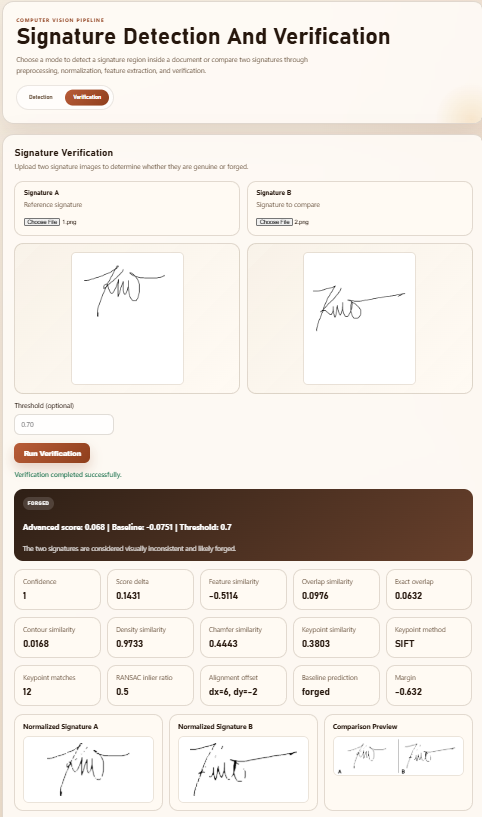
#> input picture Thumb.png, 482 x 817 px
$ python -i features.py   (imports and definitions only)   (older library calls are emulated)
#> lines starting #> are read from the running program, lines starting #| are printed output that depends on the picture; after the words box and inside, x2 and y2 are one past the last pixel; in counts of white or black regions, pixels touching at a corner belong together
from __future__ import annotations

from dataclasses import dataclass

import cv2
import numpy as np


@dataclass
class SignatureFeatures:
    vector: np.ndarray
    classic_vector: np.ndarray
    ink_ratio: float
    aspect_ratio: float
    centroid_x: float
    centroid_y: float
    hu_moments: list[float]
    skeleton_density: float
    stroke_endpoints: int
    stroke_branchpoints: int


def _largest_contour(mask: np.ndarray):
    contours, _ = cv2.findContours(mask, cv2.RETR_EXTERNAL, cv2.CHAIN_APPROX_SIMPLE)
    if not contours:
        raise ValueError("Could not find a valid contour in the normalized signature.")
    return max(contours, key=cv2.contourArea)


def _resample_profile(profile: np.ndarray, output_length: int) -> np.ndarray:
    values = profile.astype(np.float32).reshape(1, -1)
    resized = cv2.resize(values, (output_length, 1), interpolation=cv2.INTER_AREA)
    return resized.flatten()


def _signed_log_hu(hu_moments: np.ndarray) -> list[float]:
    stabilized = []
    for value in hu_moments:
        signed = np.sign(value) * np.log10(abs(value) + 1e-12)
        stabilized.append(float(signed))
    return stabilized


def skeletonize_mask(mask: np.ndarray) -> np.ndarray:
    binary = np.where(mask > 0, 255, 0).astype(np.uint8)
    skeleton = np.zeros_like(binary)
    element = cv2.getStructuringElement(cv2.MORPH_CROSS, (3, 3))

    # The mask is already normalized, so a bounded morphology loop is fast and deterministic.
    max_iterations = max(binary.shape[:2]) * 2
    for _ in range(max_iterations):
        if cv2.countNonZero(binary) == 0:
            break

        eroded = cv2.erode(binary, element)
        opened = cv2.dilate(eroded, element)
        residue = cv2.subtract(binary, opened)
        skeleton = cv2.bitwise_or(skeleton, residue)
        binary = eroded

    return skeleton


def _count_skeleton_nodes(skeleton: np.ndarray) -> tuple[int, int]:
    binary = (skeleton > 0).astype(np.uint8)
    if cv2.countNonZero(binary) == 0:
        return (0, 0)

    padded = np.pad(binary, 1, mode="constant")
    y_values, x_values = np.where(binary > 0)
    endpoints = 0
    branchpoints = 0

    for y, x in zip(y_values, x_values):
        neighbors = int(padded[y : y + 3, x : x + 3].sum()) - 1
        if neighbors == 1:
            endpoints += 1
        elif neighbors >= 3:
            branchpoints += 1

    return (endpoints, branchpoints)


def _extract_hog_descriptor(mask: np.ndarray, cell_size: int = 16, bins: int = 9) -> np.ndarray:
    normalized_mask = mask.astype(np.float32) / 255.0
    gradient_x = cv2.Sobel(normalized_mask, cv2.CV_32F, 1, 0, ksize=3)
    gradient_y = cv2.Sobel(normalized_mask, cv2.CV_32F, 0, 1, ksize=3)
    magnitude, angle = cv2.cartToPolar(gradient_x, gradient_y, angleInDegrees=True)
    angle = np.mod(angle, 180.0)

    image_height, image_width = mask.shape[:2]
    cell_rows = image_height // cell_size
    cell_cols = image_width // cell_size
    descriptor = np.zeros((cell_rows, cell_cols, bins), dtype=np.float32)
    bin_width = 180.0 / bins

    for row in range(cell_rows):
        for col in range(cell_cols):
            y1 = row * cell_size
            x1 = col * cell_size
            cell_magnitude = magnitude[y1 : y1 + cell_size, x1 : x1 + cell_size]
            cell_angle = angle[y1 : y1 + cell_size, x1 : x1 + cell_size]
            bin_indices = np.floor(cell_angle / bin_width).astype(np.int32)
            bin_indices = np.clip(bin_indices, 0, bins - 1)
            np.add.at(descriptor[row, col], bin_indices.ravel(), cell_magnitude.ravel())

    descriptor = descriptor.flatten()
    return descriptor / (np.linalg.norm(descriptor) + 1e-8)


def extract_signature_features(normalized_image: np.ndarray, ink_mask: np.ndarray | None = None) -> SignatureFeatures:
    if ink_mask is None:
        ink_mask = 255 - normalized_image
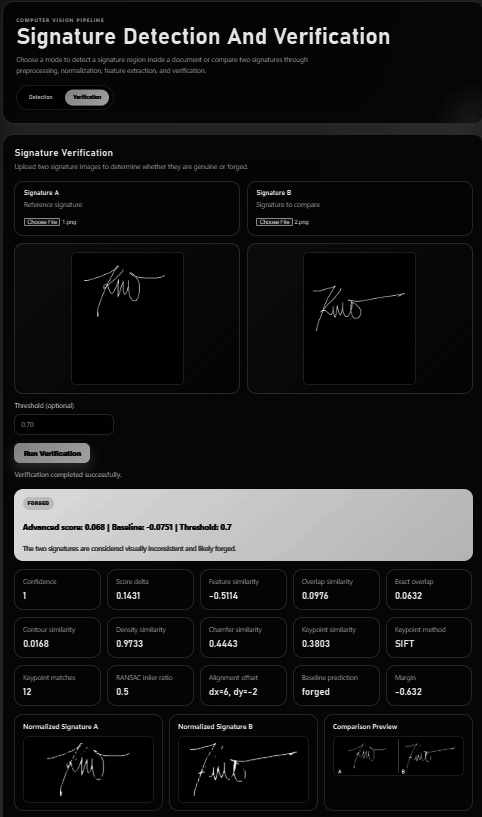
#> ink_mask: shape (817, 482); min 0, max 252, mean 26.6

    ink_pixels = cv2.countNonZero(ink_mask)
#> ink_pixels = 346580
    if ink_pixels < 25:
        raise ValueError("Not enough signature pixels to extract features.")

    image_height, image_width = ink_mask.shape[:2]
#> image_height = 817; image_width = 482
    contour = _largest_contour(ink_mask)
#> in _largest_contour, `contours, _ = cv2.findContours(mask, cv2.RETR_EXTERNAL, cv2.CHAIN_APPR..`: contours = [[[0, 0], [0, 816], [481, 816], [481, 0]]]
#> contour = [[0, 0], [0, 816], [481, 816], [481, 0]]
    moments = cv2.moments(ink_mask)
#> moments = moments, m00 10456068, centre m10/m00, m01/m00 = (227.6, 454.4)
    hu_moments = _signed_log_hu(cv2.HuMoments(moments).flatten())
#> the loop in _signed_log_hu, `for value in hu_moments:` made 7 passes
#> (value, signed) on passes 1 to 7: (0.005, -2.3), (2.36e-06, -5.63), (4.37e-08, -7.36), (4.18e-08, -7.38), (1.77e-15, -12), (6.29e-11, -10.19), (-2.33e-16, 12)
#> after the loop in _signed_log_hu, `for value in hu_moments:`: stabilized = [-2.3, -5.63, -7.36, -7.38, -12, -10.19, 12]
#> hu_moments = [-2.3, -5.63, -7.36, -7.38, -12, -10.19, 12]

    x, y, w, h = cv2.boundingRect(contour)
#> x = 0; y = 0; w = 482; h = 817
    centroid_x = (moments["m10"] / moments["m00"] / image_width) if moments["m00"] else 0.5
#> centroid_x = 0.472
    centroid_y = (moments["m01"] / moments["m00"] / image_height) if moments["m00"] else 0.5
#> centroid_y = 0.556
    ink_ratio = ink_pixels / float(image_width * image_height)
#> ink_ratio = 0.88
    aspect_ratio = w / max(h, 1)
#> aspect_ratio = 0.59
    bbox_ratio = (w * h) / float(image_width * image_height)
#> bbox_ratio = 1

    horizontal_profile = _resample_profile(
        ink_mask.sum(axis=1) / (255.0 * image_width),
        24,
    )
#> horizontal_profile = 24 values, max 0.71 at index 15, min 0.017 at index 10, mean 0.104
    vertical_profile = _resample_profile(
        ink_mask.sum(axis=0) / (255.0 * image_height),
        48,
    )
#> vertical_profile = 48 values, max 0.139 at index 2, min 0.0372 at index 47, mean 0.104
    low_resolution_shape = cv2.resize(ink_mask, (64, 32), interpolation=cv2.INTER_AREA).astype(np.float32)
    low_resolution_shape = low_resolution_shape.flatten() / 255.0
#> low_resolution_shape = 2048 values, max 0.847 at index 1282, min 0 at index 650, mean 0.104
    skeleton_mask = skeletonize_mask(ink_mask)
#> in skeletonize_mask, `binary = np.where(mask > 0, 255, 0).astype(np.uint8)`:
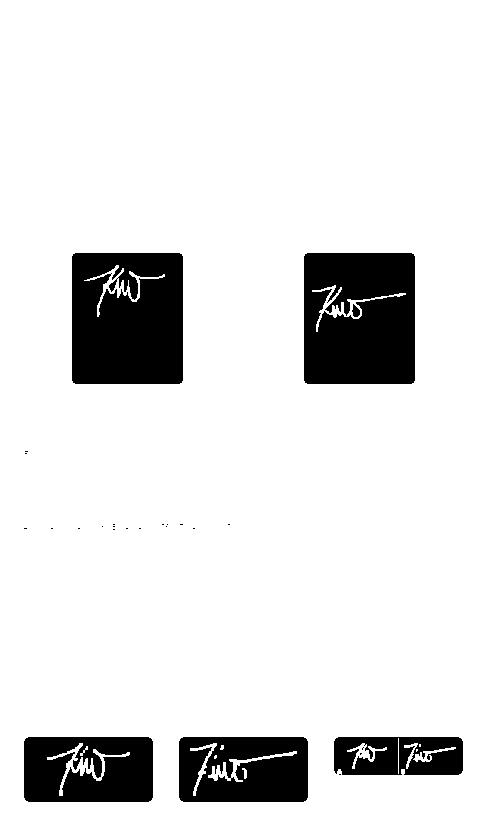
#> binary: shape (817, 482); 88% white; 26 black regions (20 under 20 px), largest, box (x1, y1, x2, y2) and area: (72, 253, 183, 384) 13912, (304, 253, 415, 384) 13829, (24, 737, 153, 802) 7617, (179, 737, 308, 802) 7543, (334, 737, 463, 775) 4203, (352, 304, 360, 317) 68
#> after the loop in skeletonize_mask, `for _ in range(max_iterations):`: binary: shape (817, 482); every value is 0
#> after the loop in skeletonize_mask, `for _ in range(max_iterations):`:
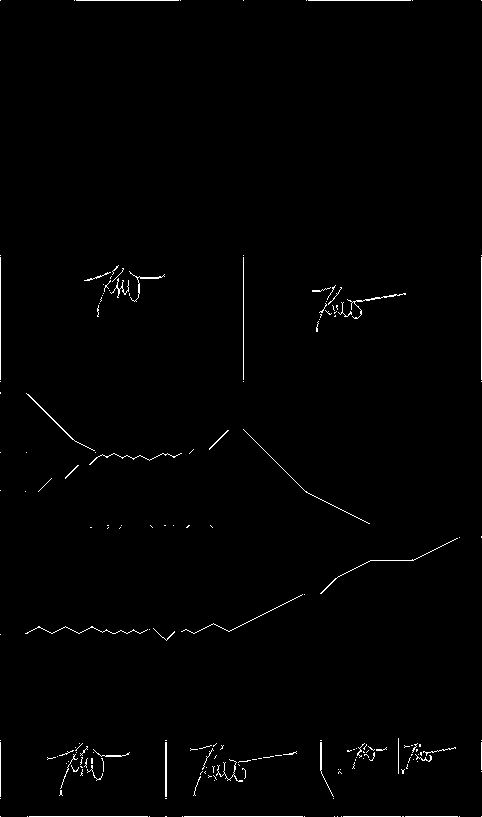
#> skeleton: shape (817, 482); 0.92% white in thin lines or dots
    skeleton_pixels = cv2.countNonZero(skeleton_mask)
#> skeleton_pixels = 3611
    skeleton_density = skeleton_pixels / float(image_width * image_height)
#> skeleton_density = 0.00917
    stroke_endpoints, stroke_branchpoints = _count_skeleton_nodes(skeleton_mask)
#> in _count_skeleton_nodes, `binary = (skeleton > 0).astype(np.uint8)`: binary: shape (817, 482); values 0 (black) and 1 (white), 0.92% white in thin lines or dots
#> in _count_skeleton_nodes, `padded = np.pad(binary, 1, mode="constant")`:
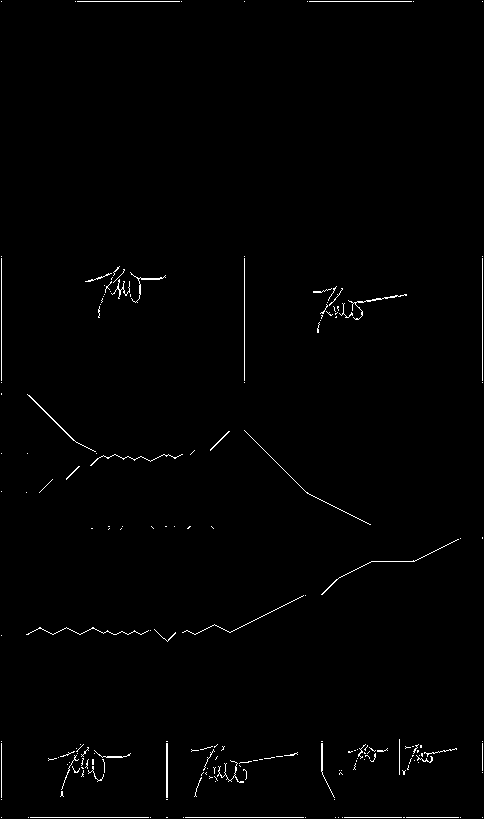
#> padded: shape (819, 484); values 0 (black) and 1 (white), 0.91% white in thin lines or dots
#> in _count_skeleton_nodes, `y_values, x_values = np.where(binary > 0)`: y_values = 3611 values from 0 to 816; x_values = 3611 values, max 481 at index 212, min 0 at index 0, mean 227.4
#> the loop in _count_skeleton_nodes, `for y, x in zip(y_values, x_values):` made 3611 passes
#> (x, neighbors) on passes 1 to 12: (0, 0), (74, 0), (76, 1), (77, 2), (78, 2), (79, 2), (80, 2), (81, 2), (82, 2), (83, 2), (84, 2), (85, 2)
#> neighbors on passes 105, 109, 211, 217, 218, 219: 1, 1, 1, 1, 1, 1
#> after the loop in _count_skeleton_nodes, `for y, x in zip(y_values, x_values):`: branchpoints = 1191; endpoints = 232
#> stroke_endpoints = 232; stroke_branchpoints = 1191
    low_resolution_skeleton = cv2.resize(skeleton_mask, (64, 32), interpolation=cv2.INTER_AREA).astype(np.float32)
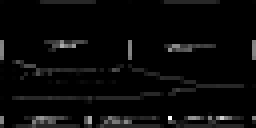
#> low_resolution_skeleton: shape (32, 64) float32 (shown 4 times larger); min 0, max 65, mean 2.3; drawn with min black and max white
    low_resolution_skeleton = low_resolution_skeleton.flatten() / 255.0
#> low_resolution_skeleton = 2048 values, max 0.255 at index 1898, min 0 at index 1, mean 0.00917
    hog_descriptor = _extract_hog_descriptor(ink_mask)
#> in _extract_hog_descriptor, `gradient_y = cv2.Sobel(normalized_mask, cv2.CV_32F, 0, 1, ksize=3)`:
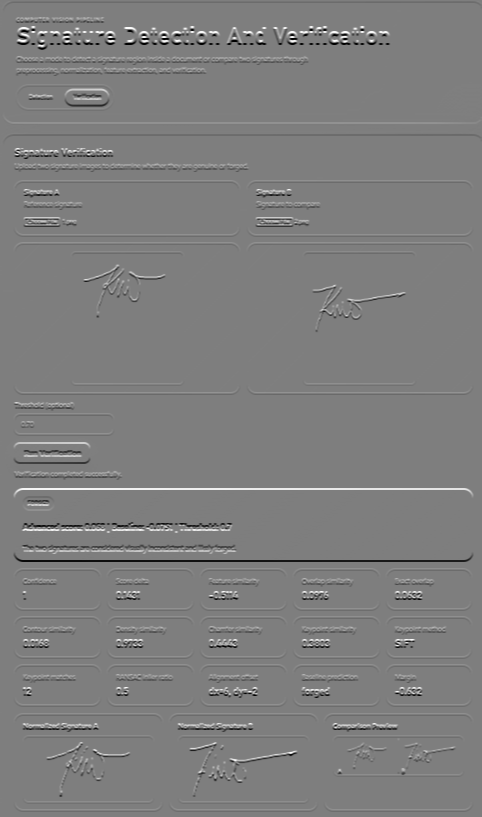
#> gradient_y: shape (817, 482) float32; min -3.5, max 3.55, mean -0.000927; drawn with min black and max white
#> in _extract_hog_descriptor, `angle = np.mod(angle, 180.0)`:
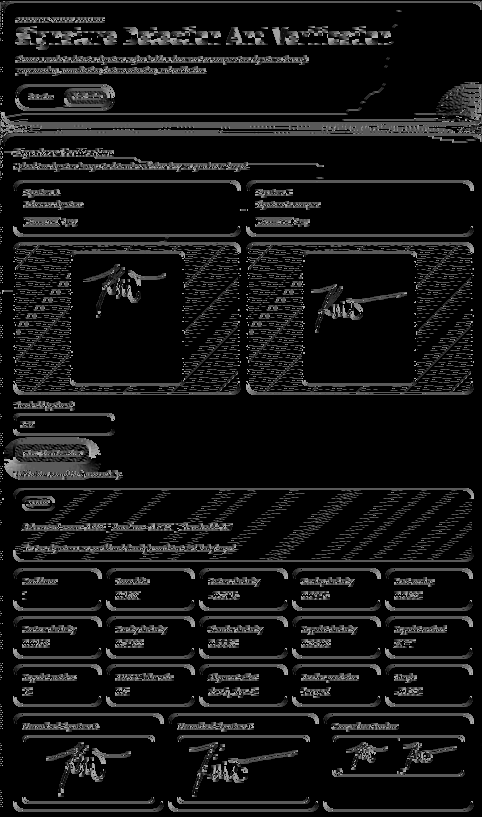
#> angle: shape (817, 482) float32; min 0, max 180, mean 19.8
#> hog_descriptor = 13770 values, max 0.147 at index 558, min 0 at index 10, mean 0.00281

    scalar_features = np.array(
        [
            ink_ratio,
            bbox_ratio,
            aspect_ratio / 10.0,
            centroid_x,
            centroid_y,
        ],
        dtype=np.float32,
    )
#> scalar_features = [0.88, 1, 0.059, 0.472, 0.556]
    stroke_features = np.array(
        [
            skeleton_density,
            stroke_endpoints / 200.0,
            stroke_branchpoints / 800.0,
        ],
        dtype=np.float32,
    )
#> stroke_features = [0.00917, 1.16, 1.49]

    classic_vector = np.concatenate(
        [
            low_resolution_shape,
            horizontal_profile.astype(np.float32),
            vertical_profile.astype(np.float32),
            np.array(hu_moments, dtype=np.float32),
            scalar_features,
        ]
    ).astype(np.float32)
#> classic_vector = 2132 values, max 12 at index 2126, min -12 at index 2124, mean 0.0895
    classic_vector = classic_vector / (np.linalg.norm(classic_vector) + 1e-8)
#> classic_vector = 2132 values, max 0.474 at index 2126, min -0.474 at index 2124, mean 0.00353

    vector = np.concatenate(
        [
            low_resolution_shape,
            low_resolution_skeleton,
            hog_descriptor,
            horizontal_profile.astype(np.float32),
            vertical_profile.astype(np.float32),
            np.array(hu_moments, dtype=np.float32),
            scalar_features,
            stroke_features,
        ]
    ).astype(np.float32)
#> vector = 17953 values, max 12 at index 17944, min -12 at index 17942, mean 0.014
    vector = vector / (np.linalg.norm(vector) + 1e-8)
#> vector = 17953 values, max 0.472 at index 17944, min -0.472 at index 17942, mean 0.00055

    return SignatureFeatures(
        vector=vector,
        classic_vector=classic_vector,
        ink_ratio=float(ink_ratio),
        aspect_ratio=float(aspect_ratio),
        centroid_x=float(centroid_x),
        centroid_y=float(centroid_y),
        hu_moments=hu_moments,
        skeleton_density=float(skeleton_density),
        stroke_endpoints=int(stroke_endpoints),
        stroke_branchpoints=int(stroke_branchpoints),
    )


def build_feature_summary(features: SignatureFeatures) -> dict[str, object]:
    return {
        "ink_ratio": round(features.ink_ratio, 4),
        "aspect_ratio": round(features.aspect_ratio, 4),
        "centroid_x": round(features.centroid_x, 4),
        "centroid_y": round(features.centroid_y, 4),
        "skeleton_density": round(features.skeleton_density, 4),
        "stroke_endpoints": features.stroke_endpoints,
        "stroke_branchpoints": features.stroke_branchpoints,
        "hu_moments": [round(value, 4) for value in features.hu_moments],
    }

>>> import cv2
>>> picture = cv2.imread('../../Thumb.png', cv2.IMREAD_GRAYSCALE)
>>> result = extract_signature_features(picture)
